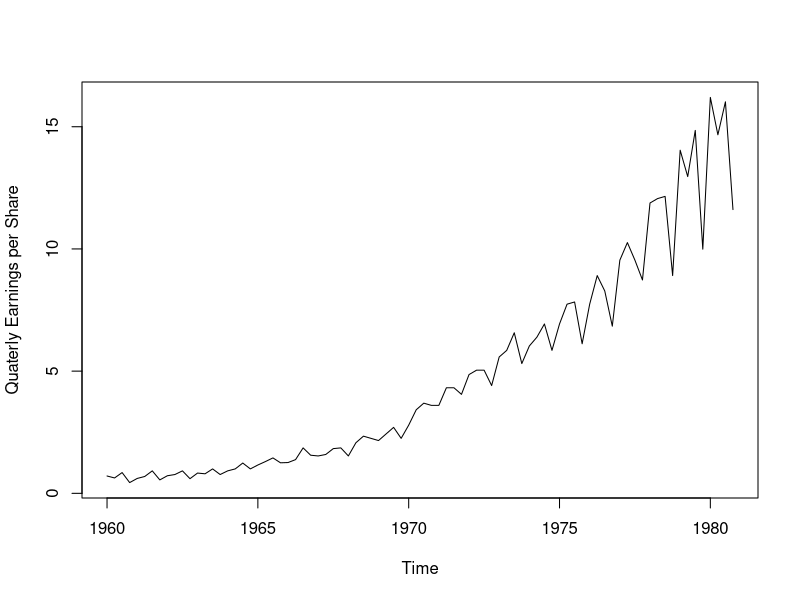

Write the R code that produced this figure.
jj = scan("./Experimentos/mydata/jj.csv")
jj = ts(jj, start = 1960, frequency = 4)

plot(jj, ylab = "Quaterly Earnings per Share")






# getwd()
